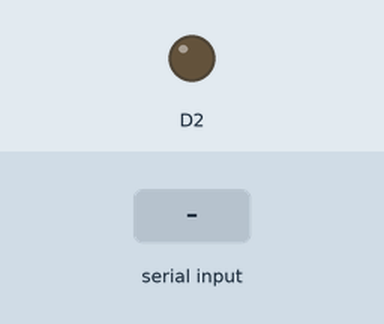
Simulated run of this sketch. Board: ESP8266 (NodeMCU). Shown: output pins drawn as LEDs (lit = HIGH). The inputs (shaded band) are chosen by the test bench. WiFi joins after 1.5 s; servers stay silent unless stated; the local clock reads 2024-03-15 10:24:30 at power-on unless the sketch sets it; what the sketch prints to the serial monitor is not drawn.

Above: at 3.0 s.
3.1 s: "14004B21F886\n" received over the second serial link
At 3.2 s:
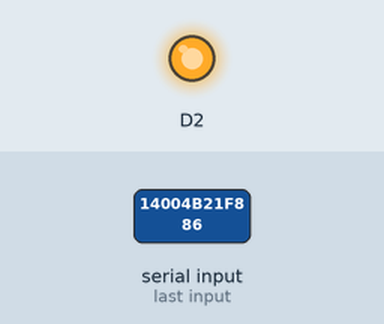
4.8 s: "14004BE1B709\n" received over the second serial link
At 5.5 s:
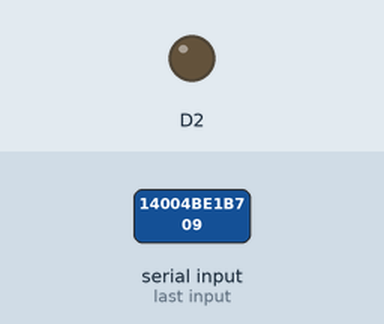
Timing chart, 0 to 7.8 s (numbered marks = the images above; inputs shaded):
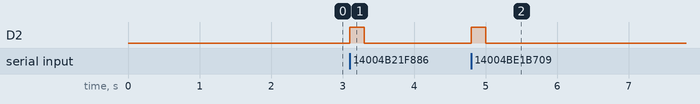

The sketch:

Bus_tracking_new.ino
```cpp
#include <ESP8266WiFi.h>
#include <WiFiClientSecure.h>
#include <UniversalTelegramBot.h>
#include <ArduinoJson.h>
#include <SoftwareSerial.h>

SoftwareSerial mySerial(D3,D8);
const char* ssid = "Redmi Note 10 Pro";
const char* password = "0987654321";
String p1,p2,data;
bool s1=false;
bool h1=false;

#define BOTtoken "5998333297:AAFUdtiTIaYJGZjaGzLNAYDBs45ChcwL8QE"

#define CHAT_ID "868712906"

X509List cert(TELEGRAM_CERTIFICATE_ROOT);
WiFiClientSecure client;
UniversalTelegramBot bot(BOTtoken, client);


void setup() {
  Serial.begin(115200);
  mySerial.begin(9600);
  pinMode(D2,OUTPUT);
  digitalWrite(D2,LOW);
  configTime(0, 0, "pool.ntp.org");
  client.setTrustAnchors(&cert);
  Serial.print("Connecting Wifi: ");
  Serial.println(ssid);
  WiFi.mode(WIFI_STA);
  WiFi.begin(ssid, password);
  while (WiFi.status() != WL_CONNECTED) {
    Serial.print(".");
    delay(500);
  }
  Serial.println("");
  Serial.println("WiFi connected");
  Serial.print("IP address: ");
  Serial.println(WiFi.localIP());
  bot.sendMessage(CHAT_ID, "Wifi Connected");
}

void loop()
{
  data="";
  if (mySerial.available() > 0) {
    data = mySerial.readStringUntil('\n');
    Serial.println(data);
    dataread();
   // Serial.println(p1);
   // Serial.println(p2);
  }
}

void dataread()
{
  if(data=="14004B21F886"||"14004B21F88614004B21F886")
  {
    digitalWrite(D2,HIGH);
    delay(200);
    digitalWrite(D2,LOW);
    delay(200);
    p1="Sebin Jaison";
    if(s1==false)
    {
      Serial.println("Enterrrrrrrrrrrrrrrrrrrrrrrrrred");
      bot.sendMessage(CHAT_ID, "Sebin has Entered");
      s1=!s1;

    }
    else
    {
      if(s1==true)
      {
        Serial.println("Sebin has Exited");
        bot.sendMessage(CHAT_ID, "Sebin has Exited");
        s1=!s1;

      }
    }

  }
  else
  if(data=="14004BE1B709"||"14004BE1B70914004BE1B709")
  {
    digitalWrite(D2,HIGH);
    delay(200);
    digitalWrite(D2,LOW);
    delay(200);
    p2="Harikrishnan P J";
    if(h1==false)
    {
      Serial.println("Hari has Entered");
      bot.sendMessage(CHAT_ID, "Hari has Entered");
      h1=!h1;

    }
    else
    {
      if(h1==true)
      {
        Serial.println("Hari has Exited");
        bot.sendMessage(CHAT_ID, "Hari has Exited");
        h1=!h1;

      }
    }
  }
}
```

Measured:
- after the input at 3.1 s, D2: LOW → HIGH at once, → LOW 0.20 s later
- after the input at 4.8 s, D2: LOW → HIGH at once, → LOW 0.20 s later
